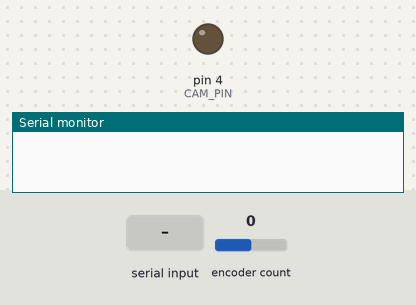
A sketch run on a simulated Arduino Uno, built with avr-gcc and run on an emulated ATmega328P. Shown: output pins drawn as LEDs (lit = HIGH), the last lines printed to the serial monitor. The test bench sets the inputs (shaded band); at power-on: encoder count 0.

Above: at 1.2 s.
1.3 s: "S90\n" received over Serial
At 1.51 s:
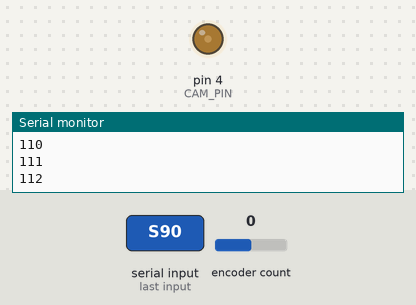
4.3 s: "A90\n" received over Serial
7.3 s: encoder count set to 4
At 7.8 s:
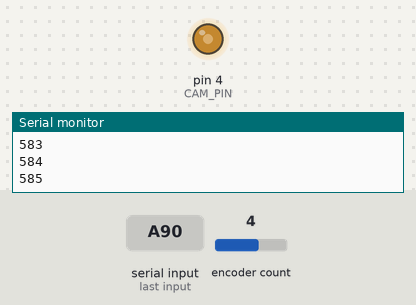
Timing chart, 0 to 16.3 s (numbered marks = the images above; inputs shaded):
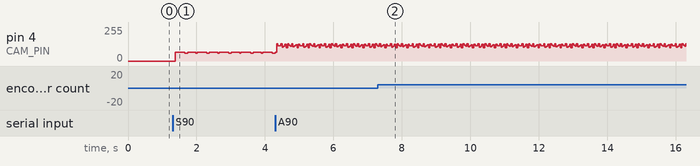

Measured:
- after the input at 1.3 s, pin 4 (CAM_PIN): 0/255 → 66/255 after 0.08 s, then repeats every 0.64 s: 59/255 0.08 s, 65/255 0.24 s, 59/255 0.04 s, 65/255 0.28 s

The sketch:

encoder_sync.ino
```cpp
#include <Adafruit_DotStar.h>
#include <SPI.h>

#define NUMPIXELS 1
#define DATAPIN 7
#define CLOCKPIN 8

// Turn off the rgb led
Adafruit_DotStar strip = Adafruit_DotStar(NUMPIXELS, DATAPIN, CLOCKPIN, DOTSTAR_BGR);

#include <Encoder.h>

#define CAM_PIN 4

unsigned long previousMillis = 0;
const int pulseDuration = 5;  // ms
unsigned long pulseStartTime;

bool isPulsing = false;
bool shouldPulse = false;

unsigned int freq = 50;  // Hz
unsigned long interval = (1000 / freq); // ms

Encoder myEncoder(2, 3);
int count=101;

void setup() {
  pinMode(CAM_PIN, OUTPUT);
  digitalWrite(CAM_PIN, LOW);

  Serial.begin(115200);  // Start serial communication at 9600 baud rate

  myEncoder.write(0);
}

void loop() {
  unsigned long currentMillis = millis();

  if (Serial.available() > 0) {
    char receivedChar = Serial.read();
    // Check if the received character is 'S'
    if (receivedChar == 'S') {
      shouldPulse = true;
    }
    else if (receivedChar == 'E') {
      shouldPulse = false;
    }
    else if (receivedChar == 'A') {
      freq = Serial.parseInt();  // Parse the following integer
      interval = 1000 / freq;  // Update the interval
    }
  }

    if (isPulsing && currentMillis - pulseStartTime >= pulseDuration) {
      digitalWrite(CAM_PIN, LOW);
      isPulsing = false;
    }


  if (shouldPulse && currentMillis - previousMillis >= interval) {
      previousMillis = currentMillis;
      pulseStartTime = currentMillis;
      isPulsing = true;

      digitalWrite(CAM_PIN, HIGH);
      count=count+1;
      long pos;
      byte *b,m;

      b = (byte *) &pos;
      pos = myEncoder.read();
      Serial.println(pos+count);
      }

}
```
